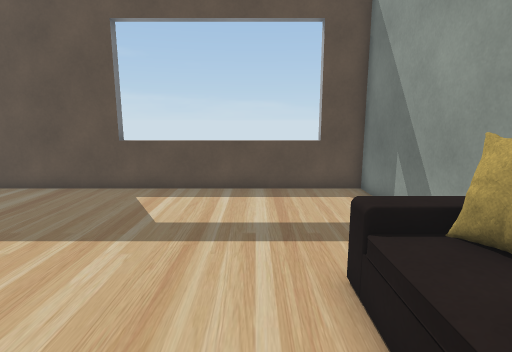
[1] (above)

17 first-person views from a walk through a scene from a Unity 3-D project. The camera is 1.4 m above the floor, tilts 10° down and sees 80° across. The floor is counted in squares, 0.5 m on a side. Each view is taken from the middle of a square. On the plan, view 1 faces up. The plan holds only what a view shows up to about 20 squares ahead; the rest is blank. The place goes on beyond the plan. Some surface patterns are stand-ins.

[2]
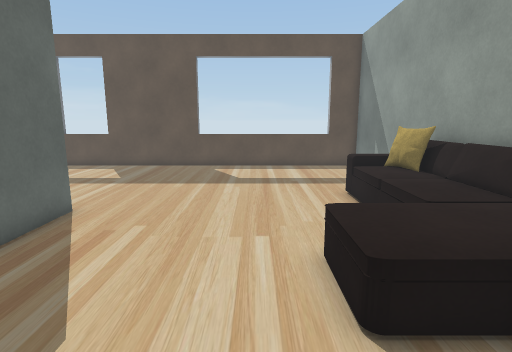

[3]
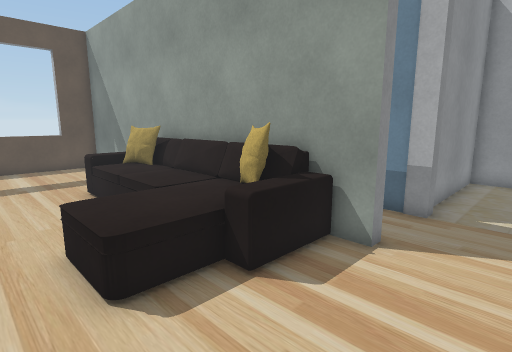

[4]
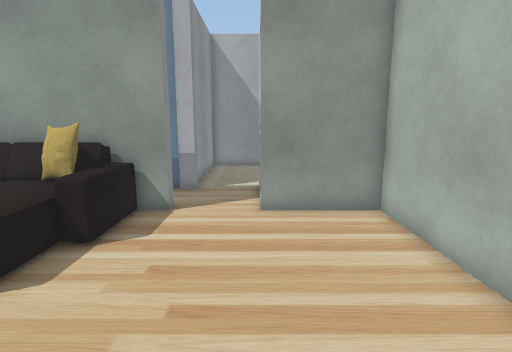

[5]
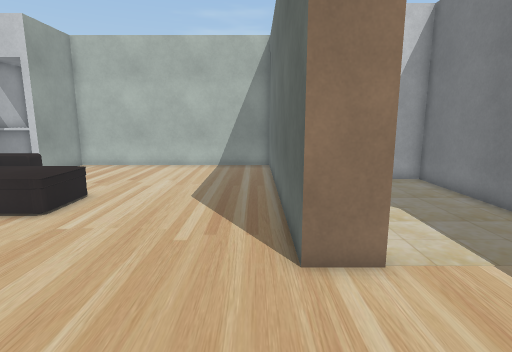

[6]
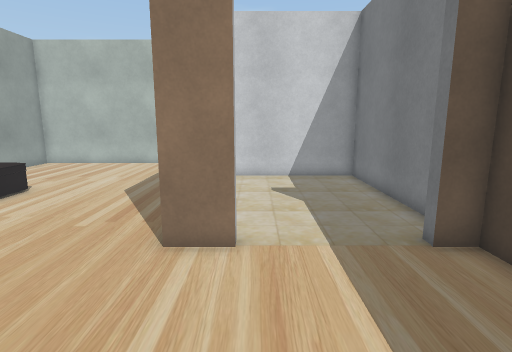

[7]
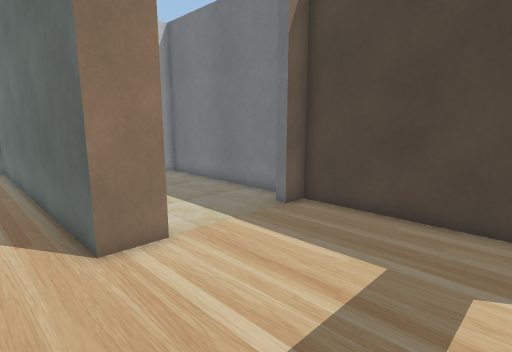

[8]
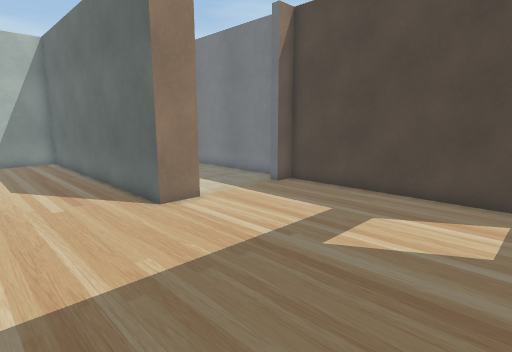

[9]
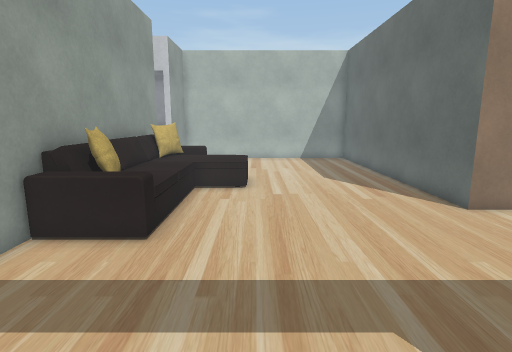

[10]
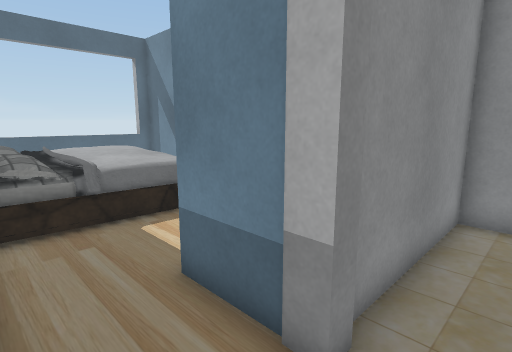

[11]
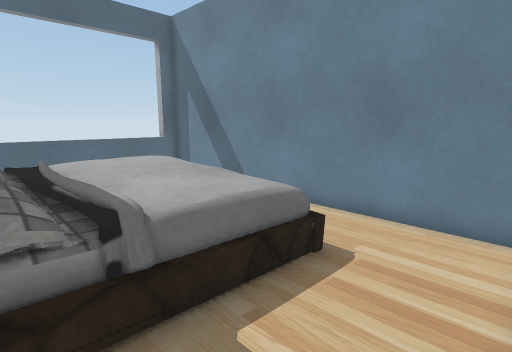

[12]
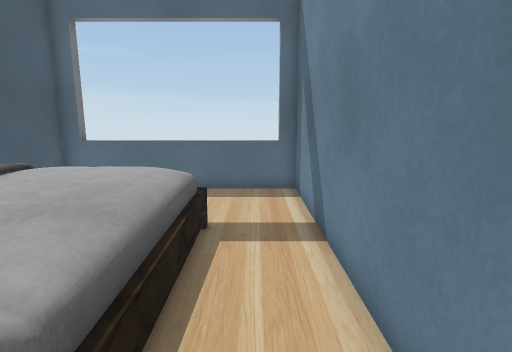

[13]
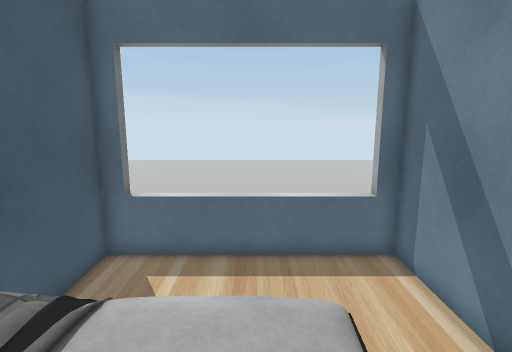

[14]
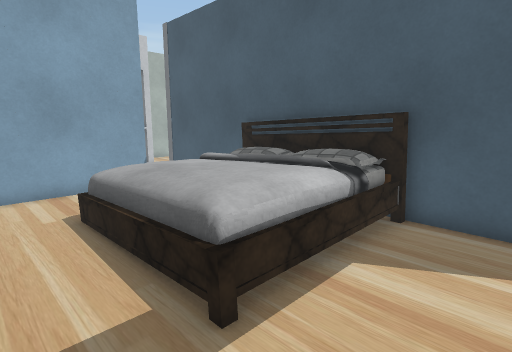

[15]
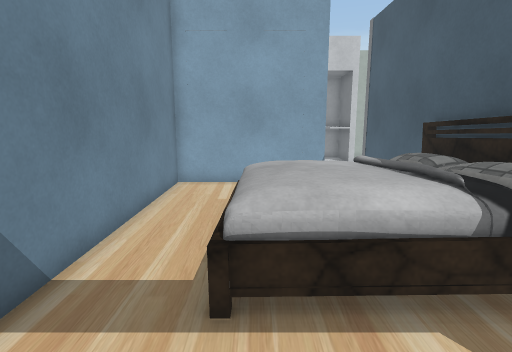

[16]
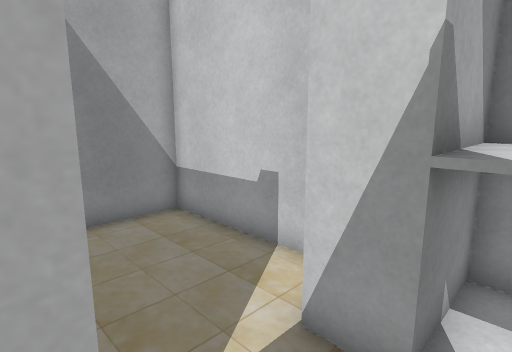

[17]
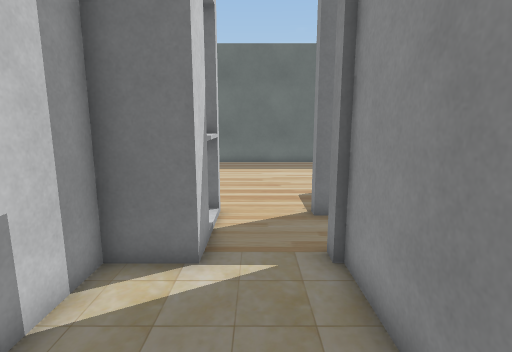

### Floor plan
Key: @ floor where view 1 was taken; # wall or solid block; . main floor; : floor 0.75 m higher than the main floor; = window, fence, low wall or low ledge; ^ raised ledge; B bed; S sofa.
Columns run from 15 left of view 1 to 15 right of it. Each row starts with its distance up from view 1.
 13 #===######========###========##
 12 #.................. #.........#
 11 #.................. #.........#
 10 #.................. #.........#
  9 #.................. #.........#
  8 #.................. #BBBBBB...#
  7 #.................. BBB    ...#
  6 #.................. BB     ...#
  5 #................SSS#B     ...#
  4 #................SSS#      ...#
  3 #................SSS#    : ...#
  2 #.....##.........SSS#::::::...#
  1 #......#.........SSS#.........#
  0 #......#.......@.SSS#.........#
 -1 #......#......SSSSSS#.........#
 -2 #......#......SSSSSS#..########
 -3 #......#......SSSSSS#..#
 -4 #......#.........SSS#..#
 -5 #......#...........##..########
 -6 #......#......................#
 -7 ########......................#
 -8        #............^^##......#
 -9        #........... ^^##......#
-10        #........... ^^#########
-11        #........... ###
-12        ##############

Where each view was taken, in squares from view 1:
view 1: 0 up, 0 right, facing up
view 2: 7 down, 2 left, facing up
view 3: 8 down, 2 left, facing up-right
view 4: 8 down, 5 left, facing right
view 5: 8 up, 7 left, facing down
view 6: 9 up, 10 left, facing down
view 7: 9 up, 6 left, facing down-left
view 8: 12 up, 3 left, facing down-left
view 9: 12 up, 1 left, facing down
view 10: 7 down, 5 right, facing up-right
view 11: 2 down, 6 right, facing up-right
view 12: 0 up, 13 right, facing up
view 13: 3 up, 10 right, facing up
view 14: 11 up, 14 right, facing down-left
view 15: 12 up, 11 right, facing down
view 16: 5 down, 6 right, facing down-right
view 17: 7 down, 14 right, facing left
